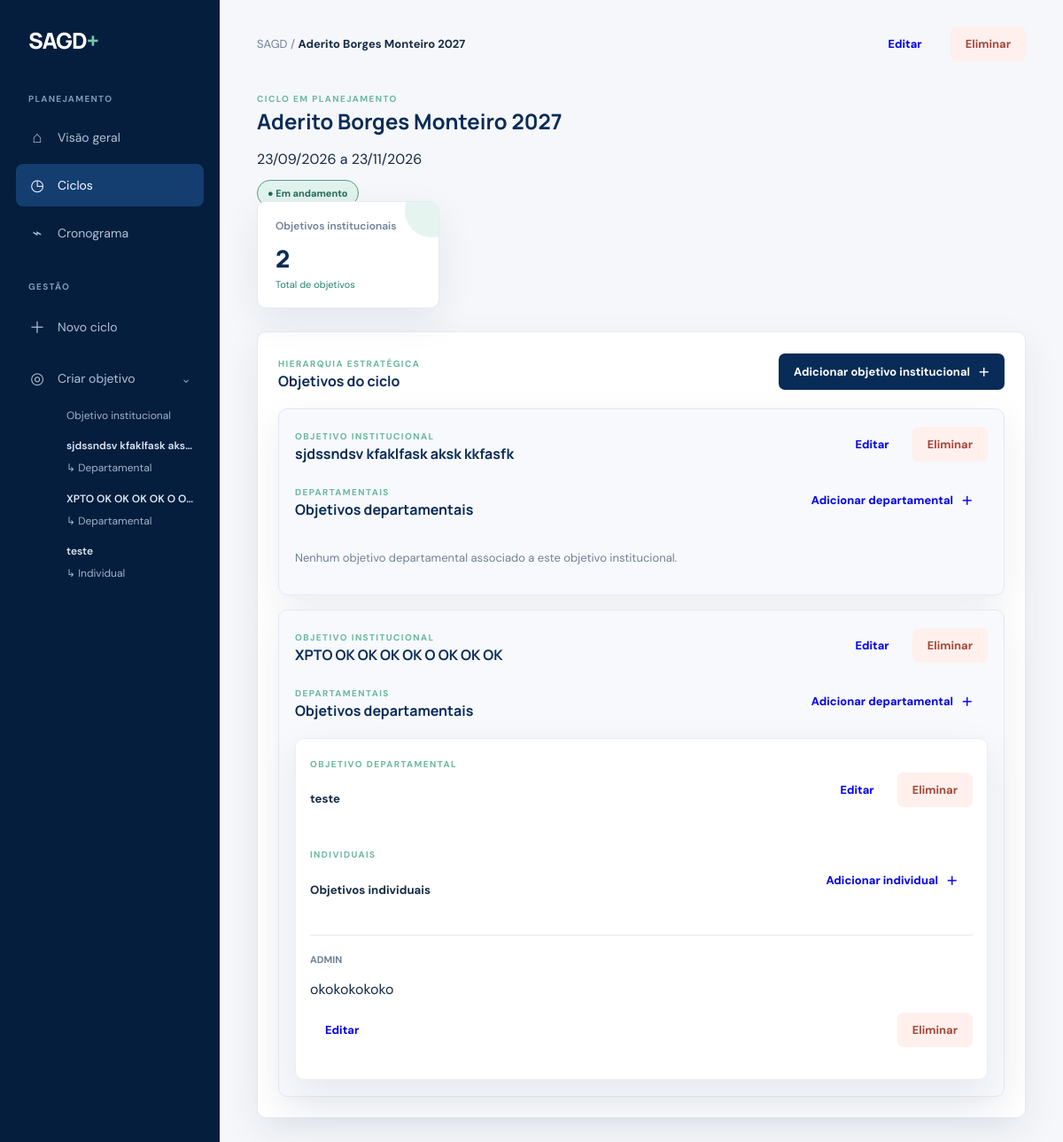
/planejamento/ciclos/15/ (signed in), run on an earlier commit of the app's database.
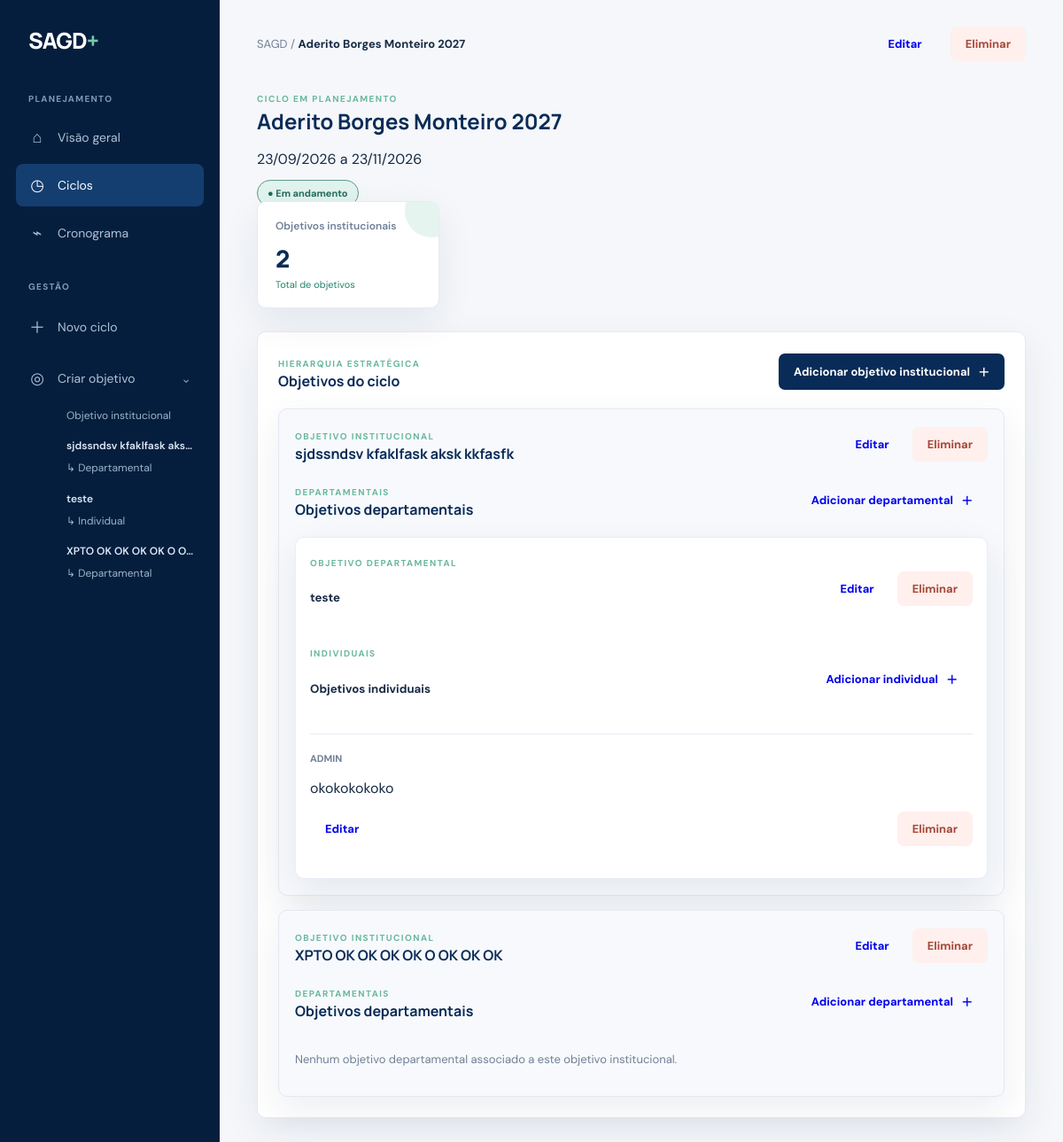
And on a later commit of the database.
### core/models.py (models this page shows, shortened)
class InstitutionalObjective(models.Model):
    STATUS_CHOICES = [('draft', 'Rascunho'), ('active', 'Em andamento'), ('completed', 'Concluído')]
    cycle = models.ForeignKey(Cycle, on_delete=models.CASCADE, related_name='institutional_objectives')
    description = models.CharField('descrição', max_length=200)
    status = models.CharField('status', max_length=15, choices=STATUS_CHOICES, default='draft')
    date_created = models.DateTimeField('data de criação', auto_now_add=True)
    date_update = models.DateTimeField('data de atualização', auto_now=True)
    class Meta:
        ordering = ['-date_created']
        verbose_name = 'objetivo institucional'
        verbose_name_plural = 'objetivos institucionais'

class DepartmentObjective(models.Model):
    STATUS_CHOICES = [('draft', 'Rascunho'), ('active', 'Em andamento'), ('completed', 'Concluído')]
    institutional_objective = models.ForeignKey(InstitutionalObjective, on_delete=models.CASCADE, related_name='department_objectives')
    department = models.ForeignKey(Department, on_delete=models.SET_NULL, null=True, blank=True, related_name='objectives', verbose_name='departamento')
    description = models.CharField('descrição', max_length=200)
    status = models.CharField('status', max_length=15, choices=STATUS_CHOICES, default='draft')
    date_created = models.DateTimeField('data de criação', auto_now_add=True)
    date_update = models.DateTimeField('data de atualização', auto_now=True)
    class Meta:
        ordering = ['-date_created']
        verbose_name = 'objetivo departamental'
        verbose_name_plural = 'objetivos departamentais'

class IndividualObjective(models.Model):
    STATUS_CHOICES = [('draft', 'Rascunho'), ('active', 'Em andamento'), ('completed', 'Concluído')]
    department_objective = models.ForeignKey(DepartmentObjective, on_delete=models.CASCADE, related_name='individual_objectives')
    user = models.ForeignKey(settings.AUTH_USER_MODEL, on_delete=models.CASCADE, related_name='individual_objectives')
    description = models.CharField('descrição', max_length=200)
    status = models.CharField('status', max_length=15, choices=STATUS_CHOICES, default='draft')
    date_created = models.DateTimeField('data de criação', auto_now_add=True)
    date_update = models.DateTimeField('data de atualização', auto_now=True)
    class Meta:
        ordering = ['-date_created']
        verbose_name = 'objetivo individual'
        verbose_name_plural = 'objetivos individuais'

### core/views.py (the view)
# urls.py: path('planejamento/ciclos/<int:cycle_id>/', views.planejamento_ciclo_detail, name='planejamento_ciclo_detail'),
@login_required
def planejamento_ciclo_detail(request, cycle_id):
    cycle = get_object_or_404(Cycle, pk=cycle_id)
    institucionais = InstitutionalObjective.objects.filter(cycle=cycle).order_by('-date_created')
    contexto = {
        'cycle': cycle,
        'institucionais': institucionais,
    }
    return render(request, 'core/planejamento_ciclo_detail.html', contexto)

### templates/core/planejamento_ciclo_detail.html (shortened to what the changed rows need)
{% extends 'base.html' %}
{% block body %}
<div class="app-shell">
  <aside class="sidebar">
    <details class="planning-menu" open>
      <summary class="nav-link"><span class="nav-icon">◎</span><span>Criar objetivo</span><span class="planning-menu-arrow">⌄</span></summary>
      <a href="{% url 'planejamento_objetivo_institucional_create' cycle.id %}">Objetivo institucional</a>
      {% for objetivo in institucionais %}
        <span class="planning-menu-parent">{{ objetivo.description|truncatechars:26 }}</span>
        <a href="{% url 'planejamento_objetivo_departamental_create' objetivo.id %}">↳ Departamental</a>
        {% for departamental in objetivo.department_objectives.all %}
          <span class="planning-menu-parent">{{ departamental.description|truncatechars:22 }}</span>
          <a href="{% url 'planejamento_objetivo_individual_create' departamental.id %}">↳ Individual</a>
        {% endfor %}
      {% endfor %}
    </details>
  </aside>
  <main class="main">
    <section class="ca-cycle-strip">
      <div>
        <h2>{{ cycle.name }} <span>{{ cycle.year }}</span></h2>
      </div>
    </section>
    <section class="panel">
      {% for objetivo in institucionais %}
        <article class="panel" style="padding: 18px; margin-top: 16px; background: #f7f9fc; border: 1px solid #e3e8f1;">
          <div class="panel-title">
            <div>
              <span class="eyebrow">OBJETIVO INSTITUCIONAL</span>
              <h4>{{ objetivo.description }}</h4>
            </div>
            <div class="ca-cycle-detail-actions">
              <a class="button" href="{% url 'planejamento_objetivo_institucional_edit' objetivo.id %}">Editar</a>
              <form method="post" action="{% url 'planejamento_objetivo_institucional_delete' objetivo.id %}" onsubmit="return confirm('Eliminar este objetivo institucional?');">
                <button class="button ca-delete-button" type="submit">Eliminar</button>
              </form>
            </div>
          </div>
          <div class="panel-title" style="margin-top: 18px;">
            <div>
              <span class="eyebrow">DEPARTAMENTAIS</span>
              <h4>Objetivos departamentais</h4>
            </div>
            <a class="button" href="{% url 'planejamento_objetivo_departamental_create' objetivo.id %}">Adicionar departamental <span>＋</span></a>
          </div>
          {% for departamental in objetivo.department_objectives.all %}
            <div class="panel" style="margin-top: 16px; padding: 16px; background: white; border: 1px solid #e9eef6;">
              <div class="panel-title">
                <div>
                  <span class="eyebrow">OBJETIVO DEPARTAMENTAL</span>
                  <h5>{{ departamental.description }}</h5>
                </div>
                <div class="ca-cycle-detail-actions">
                  <a class="button" href="{% url 'planejamento_objetivo_departamental_edit' departamental.id %}">Editar</a>
                  <form method="post" action="{% url 'planejamento_objetivo_departamental_delete' departamental.id %}" onsubmit="return confirm('Eliminar este objetivo departamental?');">
                    <button class="button ca-delete-button" type="submit">Eliminar</button>
                  </form>
                </div>
              </div>
              <div class="panel-title" style="margin-top: 14px;">
                <div>
                  <span class="eyebrow">INDIVIDUAIS</span>
                  <h5>Objetivos individuais</h5>
                </div>
                <a class="button" href="{% url 'planejamento_objetivo_individual_create' departamental.id %}">Adicionar individual <span>＋</span></a>
              </div>
              {% for individual in departamental.individual_objectives.all %}
                <div class="detail-block" style="margin-top: 10px;">
                  <div class="detail-label">{{ individual.user.get_full_name|default:individual.user.username }}</div>
                  <p>{{ individual.description }}</p>
                  <div class="ca-cycle-detail-actions">
                    <a class="button" href="{% url 'planejamento_objetivo_individual_edit' individual.id %}">Editar</a>
                    <form method="post" action="{% url 'planejamento_objetivo_individual_delete' individual.id %}" onsubmit="return confirm('Eliminar este objetivo individual?');">
                      <button class="button ca-delete-button" type="submit">Eliminar</button>
                    </form>
                  </div>
                </div>
              {% empty %}
                <div class="empty">Nenhum objetivo individual associado.</div>
              {% endfor %}
            </div>
          {% empty %}
            <div class="empty">Nenhum objetivo departamental associado a este objetivo institucional.</div>
          {% endfor %}
        </article>
      {% empty %}
        <div class="empty">Nenhum objetivo institucional definido para este ciclo.</div>
      {% endfor %}
    </section>
  </main>
</div>
{% endblock %}

What changed in the data, as far as the page shows it:
changed InstitutionalObjective "sjdssndsv kfaklfask aksk kkfasfk": gains DepartmentObjective (description "teste"); no longer shows "Nenhum objetivo departamental associado a este objetivo institucional."
changed DepartmentObjective "teste": gains IndividualObjective (user.get_full_name "ADMIN", description "okokokokoko"); loses IndividualObjective (user.get_full_name "ADMIN", description "okokokokoko")
changed InstitutionalObjective "XPTO OK OK OK OK O OK OK OK": loses DepartmentObjective (description "teste"); now shows "Nenhum objetivo departamental associado a este objetivo institucional."
